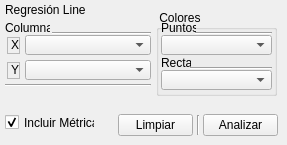
       <widget class="QWidget" name="util_regression_tab">
        <attribute name="title">
         <string notr="true">Regresión</string>
        </attribute>
        <widget class="Line" name="util_regression_line_1">
         <property name="geometry">
          <rect>
           <x>196</x>
           <y>115</y>
           <width>4</width>
           <height>20</height>
          </rect>
         </property>
         <property name="orientation">
          <enum>Qt::Vertical</enum>
         </property>
        </widget>
        <widget class="QPushButton" name="util_regression_clear_pushButton">
         <property name="geometry">
          <rect>
           <x>118</x>
           <y>114</y>
           <width>75</width>
           <height>22</height>
          </rect>
         </property>
         <property name="text">
          <string notr="true">Limpiar</string>
         </property>
        </widget>
        <widget class="QPushButton" name="util_regression_analyze_pushButton">
         <property name="geometry">
          <rect>
           <x>203</x>
           <y>114</y>
           <width>75</width>
           <height>22</height>
          </rect>
         </property>
         <property name="text">
          <string notr="true">Analizar</string>
         </property>
        </widget>
        <widget class="QLabel" name="util_regression_label">
         <property name="geometry">
          <rect>
           <x>5</x>
           <y>2</y>
           <width>80</width>
           <height>16</height>
          </rect>
         </property>
         <property name="text">
          <string notr="true">Regresión Lineal</string>
         </property>
        </widget>
        <widget class="QLabel" name="util_regression_Y_label">
         <property name="geometry">
          <rect>
           <x>7</x>
           <y>62</y>
           <width>13</width>
           <height>17</height>
          </rect>
         </property>
         <property name="frameShape">
          <enum>QFrame::StyledPanel</enum>
         </property>
         <property name="text">
          <string notr="true">&lt;html&gt;&lt;head/&gt;&lt;body&gt;&lt;p&gt;Y&lt;/p&gt;&lt;/body&gt;&lt;/html&gt;</string>
         </property>
        </widget>
        <widget class="QLabel" name="util_regression_columns_label">
         <property name="geometry">
          <rect>
           <x>5</x>
           <y>20</y>
           <width>45</width>
           <height>16</height>
          </rect>
         </property>
         <property name="text">
          <string notr="true">Columnas</string>
         </property>
        </widget>
        <widget class="QLabel" name="util_regression_X_label">
         <property name="geometry">
          <rect>
           <x>7</x>
           <y>37</y>
           <width>13</width>
           <height>17</height>
          </rect>
         </property>
         <property name="frameShape">
          <enum>QFrame::StyledPanel</enum>
         </property>
         <property name="text">
          <string notr="true">&lt;html&gt;&lt;head/&gt;&lt;body&gt;&lt;p&gt;X&lt;/p&gt;&lt;/body&gt;&lt;/html&gt;</string>
         </property>
        </widget>
        <widget class="Line" name="util_regression_line_2">
         <property name="geometry">
          <rect>
           <x>52</x>
           <y>31</y>
           <width>99</width>
           <height>4</height>
          </rect>
         </property>
         <property name="orientation">
          <enum>Qt::Horizontal</enum>
         </property>
        </widget>
        <widget class="QComboBox" name="util_regression_columnXSelection_comboBox">
         <property name="geometry">
          <rect>
           <x>25</x>
           <y>35</y>
           <width>126</width>
           <height>20</height>
          </rect>
         </property>
         <property name="currentText">
          <string notr="true"/>
         </property>
        </widget>
        <widget class="QComboBox" name="util_regression_columnYSelection_comboBox">
         <property name="geometry">
          <rect>
           <x>25</x>
           <y>60</y>
           <width>126</width>
           <height>20</height>
          </rect>
         </property>
         <property name="currentText">
          <string notr="true"/>
         </property>
        </widget>
        <widget class="QGroupBox" name="util_regression_colors_groupBox">
         <property name="geometry">
          <rect>
           <x>156</x>
           <y>10</y>
           <width>121</width>
           <height>86</height>
          </rect>
         </property>
         <property name="title">
          <string notr="true"> Colores</string>
         </property>
         <widget class="Line" name="util_regression_colors_line_1">
          <property name="geometry">
           <rect>
            <x>39</x>
            <y>21</y>
            <width>77</width>
            <height>4</height>
           </rect>
          </property>
          <property name="orientation">
           <enum>Qt::Horizontal</enum>
          </property>
         </widget>
         <widget class="QLabel" name="util_regression_colorsPoint_label">
          <property name="geometry">
           <rect>
            <x>5</x>
            <y>10</y>
            <width>35</width>
            <height>16</height>
           </rect>
          </property>
          <property name="text">
           <string notr="true">Puntos</string>
          </property>
         </widget>
         <widget class="QComboBox" name="util_regression_colorsPointSelection_comboBox">
          <property name="geometry">
           <rect>
            <x>5</x>
            <y>25</y>
            <width>111</width>
            <height>20</height>
           </rect>
          </property>
          <property name="currentText">
           <string notr="true"/>
          </property>
         </widget>
         <widget class="Line" name="util_regression_colors_line_2">
          <property name="geometry">
           <rect>
            <x>34</x>
            <y>56</y>
            <width>82</width>
            <height>4</height>
           </rect>
          </property>
          <property name="orientation">
           <enum>Qt::Horizontal</enum>
          </property>
         </widget>
         <widget class="QComboBox" name="util_regression_colorsStraightLineSelection_comboBox">
          <property name="geometry">
           <rect>
            <x>5</x>
            <y>60</y>
            <width>111</width>
            <height>20</height>
           </rect>
          </property>
          <property name="currentText">
           <string notr="true"/>
          </property>
         </widget>
         <widget class="QLabel" name="util_regression_colorsStraightLine_label">
          <property name="geometry">
           <rect>
            <x>5</x>
            <y>45</y>
            <width>30</width>
            <height>16</height>
           </rect>
          </property>
          <property name="text">
           <string notr="true">Recta</string>
          </property>
         </widget>
        </widget>
        <widget class="Line" name="util_regression_line_3">
         <property name="geometry">
          <rect>
           <x>5</x>
           <y>83</y>
           <width>146</width>
           <height>4</height>
          </rect>
         </property>
         <property name="orientation">
          <enum>Qt::Horizontal</enum>
         </property>
        </widget>
        <widget class="QCheckBox" name="util_regression_includeMetrics_checkBox">
         <property name="geometry">
          <rect>
           <x>5</x>
           <y>114</y>
           <width>90</width>
           <height>17</height>
          </rect>
         </property>
         <property name="text">
          <string notr="true">Incluir Métricas</string>
         </property>
         <property name="checked">
          <bool>true</bool>
         </property>
        </widget>
       </widget>
